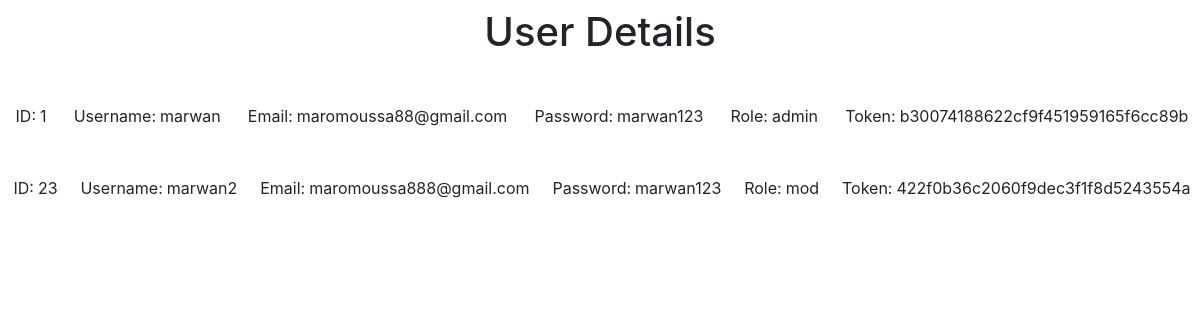
Page /accessAllUsers.php on the committed database.
### tables this page shows
CREATE TABLE `users` (
  `id` bigint(10) UNSIGNED NOT NULL,
  `username` varchar(50) NOT NULL,
  `email` varchar(255) NOT NULL,
  `password` varchar(255) NOT NULL,
  `phone` int(11) DEFAULT NULL,
  `img` varchar(255) DEFAULT NULL,
  `role` varchar(50) DEFAULT NULL,
  `created_at` int(11) DEFAULT NULL,
  `code` varchar(191) DEFAULT NULL
);

### accessAllUsers.php (the view, shortened to what this page needs)
<head>
    <link rel="stylesheet" href="https://cdnjs.cloudflare.com/ajax/libs/font-awesome/4.7.0/css/font-awesome.min.css">
    <link rel="stylesheet" href="style.css">
    <link rel="stylesheet" href="https://maxcdn.bootstrapcdn.com/bootstrap/4.0.0/css/bootstrap.min.css">
</head>
<h1 class="mt-2 d-flex justify-content-center">
    User Details
</h1>
<?php
  include('db-connection.php');
  $result = $conn->query("SELECT * FROM users");
  if (mysqli_num_rows($result) > 0)
  {
    for($i=1;$i<=mysqli_num_rows($result);$i++)
    {
      $row = $result->fetch_assoc();
  ?>
  <div class="d-flex justify-content-around my-5 ">
        <div class="d-flex">
            <div class="px-1">ID: </div>
            <div><?php echo $row['id'] ?></div>
        </div>
        <div class="d-flex">
            <div class="px-1">Username:</div>
        <div><?php echo $row['username'] ?></div>
        </div>
      <div class="d-flex">
        <div class="px-1">Email:</div>
        <div><?php echo $row['email'] ?></div>
      </div>
      <div class="d-flex">
        <div class="px-1">Password:</div>
        <div><?php echo $row['password'] ?></div>
      </div>
      <div class="d-flex">
        <div class="px-1">Role:</div>
      <div><?php echo $row['role'] ?></div>
      </div>
      <div class="d-flex">
        <div class="px-1">Token:</div>
      <div><?php echo $row['code'] ?></div>
      </div>
    </div>
    <?php
    }}
    ?>
<body>
</body>

### style.css (style rules this page uses)
* { margin: 0; padding: 0; box-sizing: border-box; }

### rows in the picture
users: id "1", username "marwan", email "maromoussa88@gmail.com", password "marwan123", role "admin", code "b30074188622cf9f451959165f6cc89b"
users: id "23", username "marwan2", email "maromoussa888@gmail.com", password "marwan123", role "mod", code "422f0b36c2060f9dec3f1f8d5243554a"
